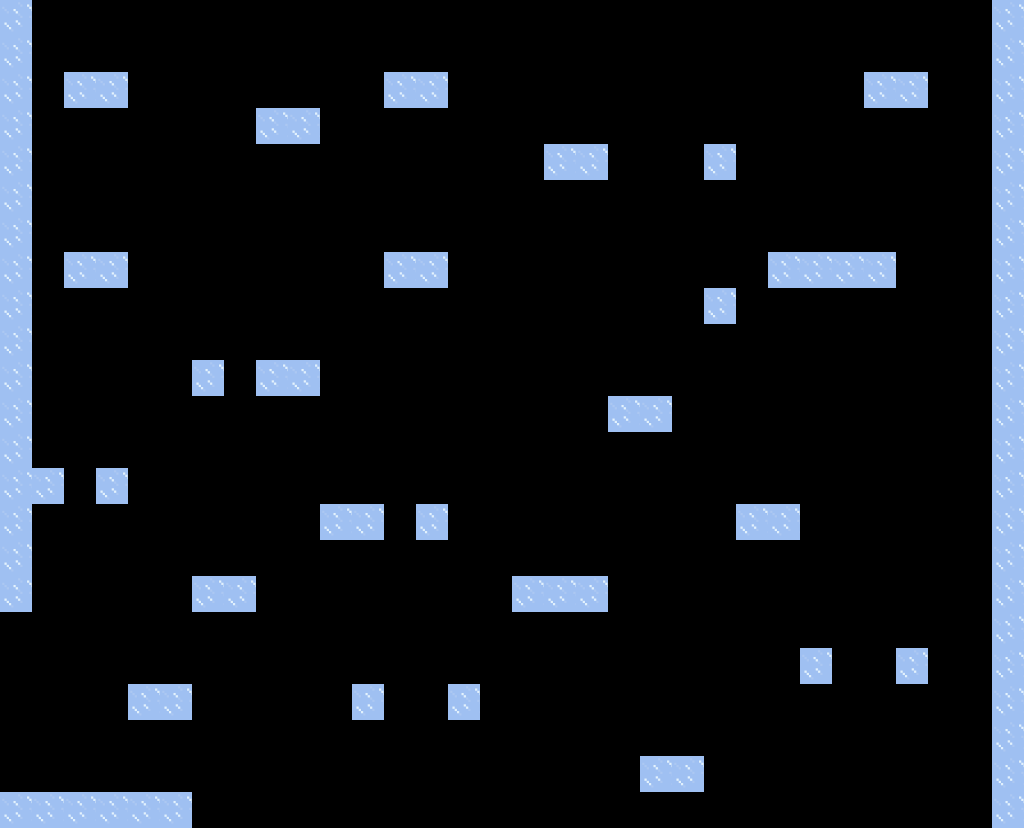

Below is a game level as drawn by its tile map, then a one-line description and the .tmx that defines it (tile-layer data replaced by summaries):
An orthogonal 32x23 tile map with 32x36 px tiles, 1 tile layer (bloc), 2 tilesets.

<map version="1.10" tiledversion="1.10.0" orientation="orthogonal" renderorder="right-down" width="32" height="23" tilewidth="32" tileheight="36" infinite="0" nextlayerid="5" nextobjectid="1">
 <tileset firstgid="1" name="ts_n1" tilewidth="32" tileheight="36" tilecount="4" columns="2">
  <image source="test tileset.png" width="64" height="72" />
 </tileset>
 <tileset firstgid="5" name="Tileset 32x36 n2" tilewidth="32" tileheight="36" tilecount="4" columns="2">
  <image source="Tileset 32x36 n4.png" width="64" height="72" />
 </tileset>
 <layer id="1" name="bloc" width="32" height="23">
  <data>[736 cells, 91 non-empty, 1 distinct tile ids]</data>
 </layer>
</map>
